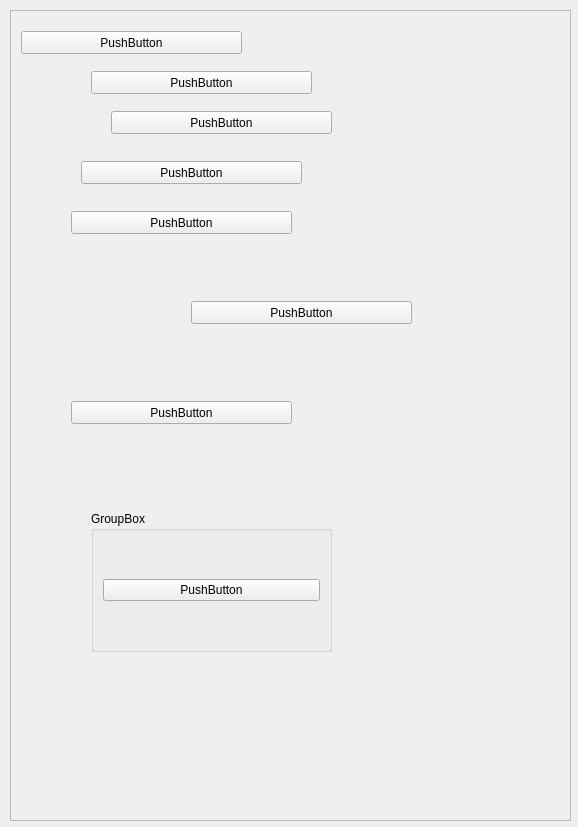
<?xml version="1.0" encoding="UTF-8"?>
<ui version="4.0">
 <class>Form</class>
 <widget class="QWidget" name="Form">
  <property name="geometry">
   <rect>
    <x>0</x>
    <y>0</y>
    <width>578</width>
    <height>827</height>
   </rect>
  </property>
  <property name="windowTitle">
   <string>Form</string>
  </property>
  <widget class="QScrollArea" name="scrollArea">
   <property name="geometry">
    <rect>
     <x>10</x>
     <y>10</y>
     <width>561</width>
     <height>811</height>
    </rect>
   </property>
   <property name="widgetResizable">
    <bool>true</bool>
   </property>
   <widget class="QWidget" name="scrollAreaWidgetContents">
    <property name="geometry">
     <rect>
      <x>0</x>
      <y>0</y>
      <width>559</width>
      <height>809</height>
     </rect>
    </property>
    <widget class="QPushButton" name="pushButton">
     <property name="geometry">
      <rect>
       <x>10</x>
       <y>20</y>
       <width>221</width>
       <height>23</height>
      </rect>
     </property>
     <property name="text">
      <string>PushButton</string>
     </property>
    </widget>
    <widget class="QPushButton" name="pushButton_2">
     <property name="geometry">
      <rect>
       <x>80</x>
       <y>60</y>
       <width>221</width>
       <height>23</height>
      </rect>
     </property>
     <property name="text">
      <string>PushButton</string>
     </property>
    </widget>
    <widget class="QPushButton" name="pushButton_3">
     <property name="geometry">
      <rect>
       <x>100</x>
       <y>100</y>
       <width>221</width>
       <height>23</height>
      </rect>
     </property>
     <property name="text">
      <string>PushButton</string>
     </property>
    </widget>
    <widget class="QPushButton" name="pushButton_4">
     <property name="geometry">
      <rect>
       <x>70</x>
       <y>150</y>
       <width>221</width>
       <height>23</height>
      </rect>
     </property>
     <property name="text">
      <string>PushButton</string>
     </property>
    </widget>
    <widget class="QPushButton" name="pushButton_5">
     <property name="geometry">
      <rect>
       <x>60</x>
       <y>200</y>
       <width>221</width>
       <height>23</height>
      </rect>
     </property>
     <property name="text">
      <string>PushButton</string>
     </property>
    </widget>
    <widget class="QPushButton" name="pushButton_6">
     <property name="geometry">
      <rect>
       <x>180</x>
       <y>290</y>
       <width>221</width>
       <height>23</height>
      </rect>
     </property>
     <property name="text">
      <string>PushButton</string>
     </property>
    </widget>
    <widget class="QPushButton" name="pushButton_7">
     <property name="geometry">
      <rect>
       <x>60</x>
       <y>390</y>
       <width>221</width>
       <height>23</height>
      </rect>
     </property>
     <property name="text">
      <string>PushButton</string>
     </property>
    </widget>
    <widget class="QGroupBox" name="groupBox">
     <property name="geometry">
      <rect>
       <x>80</x>
       <y>500</y>
       <width>241</width>
       <height>141</height>
      </rect>
     </property>
     <property name="title">
      <string>GroupBox</string>
     </property>
     <layout class="QVBoxLayout" name="verticalLayout">
      <item>
       <widget class="QPushButton" name="pushButton_8">
        <property name="text">
         <string>PushButton</string>
        </property>
       </widget>
      </item>
     </layout>
    </widget>
   </widget>
  </widget>
 </widget>
 <resources/>
 <connections/>
</ui>
